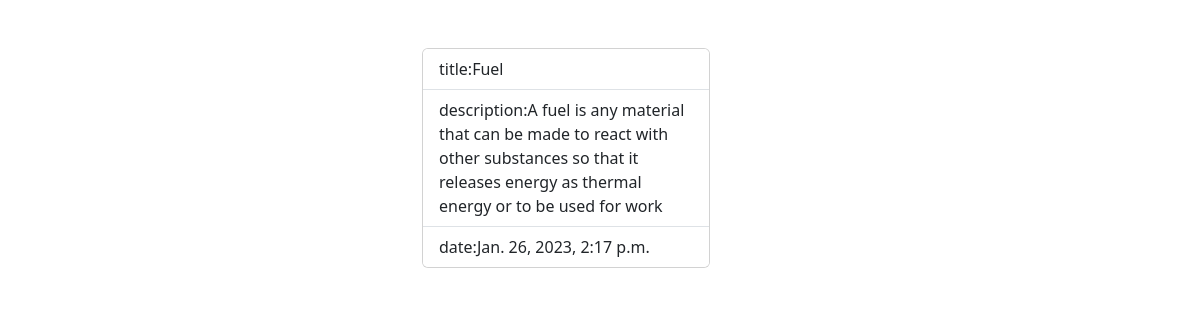
Page /posts/detail/11/ on the committed database.
### api/models.py (models this page shows, shortened)
class Posts(models.Model):
    title=models.CharField(max_length=200)
    description=models.CharField(max_length=200)
    user=models.ForeignKey(User,on_delete=models.CASCADE)
    date=models.DateTimeField(auto_now=True)

### socialweb/views.py (the view)
# urls.py: path("posts/detail/<int:id>/",views.PostDetailView.as_view(),name="post-detail"),
class PostDetailView(View):
    def get(self,request,*args,**kwargs):
        id=kwargs.get("id")
        qs=Posts.objects.get(id=id)
        return render(request,"post-detail.html",{"posts":qs})

### socialweb/templates/post-detail.html (shortened to what this page needs)
<!DOCTYPE html>
<html lang="en">
<head>
    <link href="https://cdn.jsdelivr.net/npm/bootstrap@5.3.0-alpha1/dist/css/bootstrap.min.css" rel="stylesheet"
>
</head>
<body>
    <div class="container">
        <div class="row mt-5">
            <div class="col-4"></div>
            <div class="col-4">
                <div class="card" style="width: 18rem;">
                    <ul class="list-group list-group-flush">
                        <li class="list-group-item">title:{{posts.title}}</li>
                        <li class="list-group-item">description:{{posts.description}}</li>
                        <li class="list-group-item">date:{{posts.date}}</li>
                    </ul>
                </div>
            </div>
            <div class="col-4"></div>
        </div>
    </div>
</body>
</html>

### rows in the picture
Posts: title "Fuel", description "A fuel is any material that can be made to react with other substances so that it releases energy as thermal energy or to be used for work", date "Jan. 26, 2023, 2:17 p.m."
